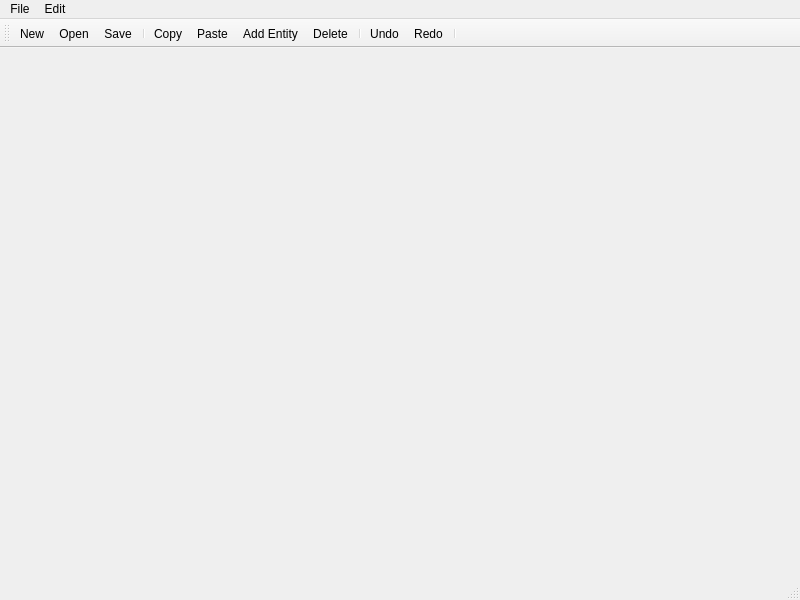
<ui version="4.0" >
 <class>MainWindow</class>
 <widget class="QMainWindow" name="MainWindow" >
  <property name="geometry" >
   <rect>
    <x>0</x>
    <y>0</y>
    <width>800</width>
    <height>600</height>
   </rect>
  </property>
  <property name="windowTitle" >
   <string>Editor v0.1</string>
  </property>
  <property name="dockNestingEnabled" >
   <bool>true</bool>
  </property>
  <property name="unifiedTitleAndToolBarOnMac" >
   <bool>false</bool>
  </property>
  <widget class="QWidget" name="centralwidget" >
   <widget class="QWidget" native="1" name="p3dContainer" >
    <property name="geometry" >
     <rect>
      <x>0</x>
      <y>0</y>
      <width>791</width>
      <height>521</height>
     </rect>
    </property>
   </widget>
  </widget>
  <widget class="QMenuBar" name="menubar" >
   <property name="geometry" >
    <rect>
     <x>0</x>
     <y>0</y>
     <width>800</width>
     <height>22</height>
    </rect>
   </property>
   <widget class="QMenu" name="menuFile" >
    <property name="title" >
     <string>File</string>
    </property>
    <addaction name="newButton" />
    <addaction name="openButton" />
    <addaction name="saveButton" />
    <addaction name="actionSave_As" />
    <addaction name="separator" />
    <addaction name="actionQuit" />
   </widget>
   <widget class="QMenu" name="menuEdit" >
    <property name="title" >
     <string>Edit</string>
    </property>
    <addaction name="copyButton" />
    <addaction name="pasteButton" />
    <addaction name="deleteButton" />
    <addaction name="separator" />
    <addaction name="undoButton" />
    <addaction name="redoButton" />
   </widget>
   <addaction name="menuFile" />
   <addaction name="menuEdit" />
  </widget>
  <widget class="QStatusBar" name="statusbar" />
  <widget class="QToolBar" name="toolBar" >
   <property name="windowTitle" >
    <string>toolBar</string>
   </property>
   <attribute name="toolBarArea" >
    <enum>TopToolBarArea</enum>
   </attribute>
   <attribute name="toolBarBreak" >
    <bool>false</bool>
   </attribute>
   <addaction name="newButton" />
   <addaction name="openButton" />
   <addaction name="saveButton" />
   <addaction name="separator" />
   <addaction name="copyButton" />
   <addaction name="pasteButton" />
   <addaction name="addButton" />
   <addaction name="deleteButton" />
   <addaction name="separator" />
   <addaction name="undoButton" />
   <addaction name="redoButton" />
   <addaction name="separator" />
  </widget>
  <action name="newButton" >
   <property name="icon" >
    <iconset>
     <normalon>:/document-new.png</normalon>
    </iconset>
   </property>
   <property name="text" >
    <string>New</string>
   </property>
   <property name="shortcut" >
    <string>Ctrl+N</string>
   </property>
  </action>
  <action name="openButton" >
   <property name="icon" >
    <iconset>
     <normalon>:/document-open.png</normalon>
    </iconset>
   </property>
   <property name="text" >
    <string>Open</string>
   </property>
   <property name="shortcut" >
    <string>Ctrl+O</string>
   </property>
  </action>
  <action name="saveButton" >
   <property name="icon" >
    <iconset>
     <normalon>:/document-save.png</normalon>
    </iconset>
   </property>
   <property name="text" >
    <string>Save</string>
   </property>
   <property name="shortcut" >
    <string>Ctrl+S</string>
   </property>
  </action>
  <action name="actionSave_As" >
   <property name="icon" >
    <iconset>
     <normalon>:/document-save.png</normalon>
    </iconset>
   </property>
   <property name="text" >
    <string>Save As</string>
   </property>
   <property name="shortcut" >
    <string>Ctrl+Shift+S</string>
   </property>
  </action>
  <action name="actionQuit" >
   <property name="text" >
    <string>Quit</string>
   </property>
   <property name="shortcut" >
    <string>Ctrl+Q</string>
   </property>
  </action>
  <action name="copyButton" >
   <property name="icon" >
    <iconset>
     <normalon>:/edit-copy.png</normalon>
    </iconset>
   </property>
   <property name="text" >
    <string>Copy</string>
   </property>
   <property name="shortcut" >
    <string>Ctrl+C</string>
   </property>
  </action>
  <action name="pasteButton" >
   <property name="icon" >
    <iconset>
     <normalon>:/edit-paste.png</normalon>
    </iconset>
   </property>
   <property name="text" >
    <string>Paste</string>
   </property>
   <property name="shortcut" >
    <string>Ctrl+V</string>
   </property>
  </action>
  <action name="deleteButton" >
   <property name="icon" >
    <iconset resource="../../../res/gui/gui.qrc" >
     <normaloff>:/list-remove.png</normaloff>
     <normalon>:/delete.png</normalon>:/list-remove.png</iconset>
   </property>
   <property name="text" >
    <string>Delete</string>
   </property>
   <property name="shortcut" >
    <string>Ctrl+D</string>
   </property>
  </action>
  <action name="undoButton" >
   <property name="icon" >
    <iconset>
     <normalon>:/edit-undo.png</normalon>
    </iconset>
   </property>
   <property name="text" >
    <string>Undo</string>
   </property>
  </action>
  <action name="redoButton" >
   <property name="icon" >
    <iconset>
     <normalon>:/edit-redo.png</normalon>
    </iconset>
   </property>
   <property name="text" >
    <string>Redo</string>
   </property>
  </action>
  <action name="addButton" >
   <property name="icon" >
    <iconset resource="../../../res/gui/gui.qrc" >
     <normaloff>:/list-add.png</normaloff>:/list-add.png</iconset>
   </property>
   <property name="text" >
    <string>Add Entity</string>
   </property>
   <property name="shortcut" >
    <string>Ctrl+A</string>
   </property>
  </action>
 </widget>
 <resources>
  <include location="../../../res/gui/gui.qrc" />
 </resources>
 <connections/>
</ui>
